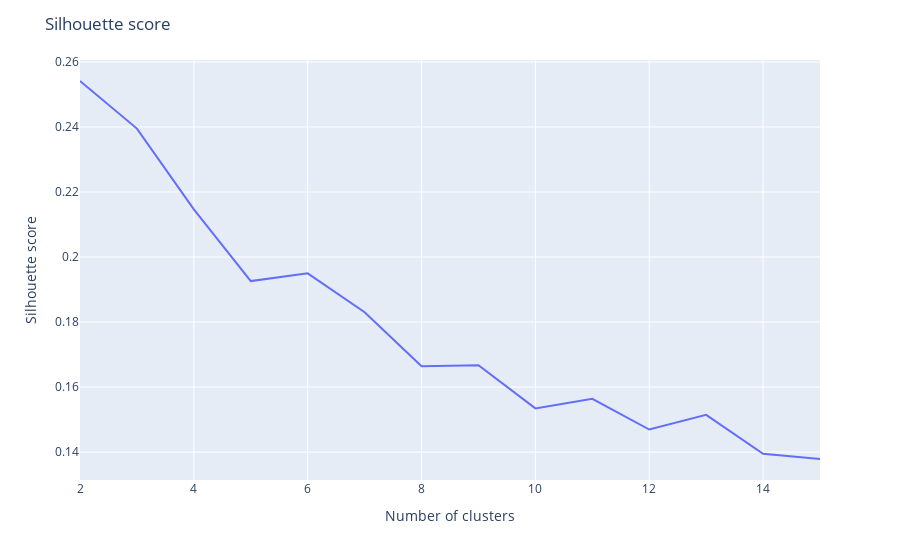

This figure's notebook cell:
### Code cell
#Here we perform a silouhette score analysis to select a good number of cluster.
X = user_to_cat_first.values
y = 0

range_n_clusters = range(2, 15 + 1)
silhouette_score_list=[]
for n_clusters in range_n_clusters:
    clusterer = KMeans(n_clusters=n_clusters)
    clusterer.fit(X)
    cluster_labels = clusterer.labels_

    # The silhouette_score gives the average value for all the samples.
    # This gives a perspective into the density and separation of the formed
    # clusters
    silhouette_avg = silhouette_score(X, cluster_labels)
    silhouette_score_list.append(silhouette_avg)
    print(
        "For n_clusters =",
        n_clusters,
        "The average silhouette_score is :",
        silhouette_avg,
    )
fig=px.line(x=range_n_clusters,y=silhouette_score_list)
fig.update_layout(
    title="Silhouette score",
    xaxis_title="Number of clusters",
    yaxis_title="Silhouette score",
    legend_title="Silhouette score",)
fig.show()
#fig.write_html("sil.html")

### Figure 1 — Plotly figure (JSON) as saved in the notebook; plotly's stock layout.template omitted (floating-point values rounded to 4 significant figures)
{"data": [{"hovertemplate": "x=%{x}<br>y=%{y}<extra></extra>", "legendgroup": "", "line": {"color": "#636efa", "dash": "solid"}, "marker": {"symbol": "circle"}, "mode": "lines", "name": "", "orientation": "v", "showlegend": false, "type": "scatter", "x": [2, 3, 4, 5, 6, 7, 8, 9, 10, 11, 12, 13, 14, 15], "xaxis": "x", "y": [0.2541, 0.2395, 0.2146, 0.1926, 0.195, 0.183, 0.1664, 0.1667, 0.1534, 0.1564, 0.1469, 0.1514, 0.1395, 0.1379], "yaxis": "y"}], "layout": {"legend": {"title": {"text": "Silhouette score"}, "tracegroupgap": 0}, "margin": {"t": 60}, "title": {"text": "Silhouette score"}, "xaxis": {"anchor": "y", "domain": [0, 1], "title": {"text": "Number of clusters"}}, "yaxis": {"anchor": "x", "domain": [0, 1], "title": {"text": "Silhouette score"}}}}
